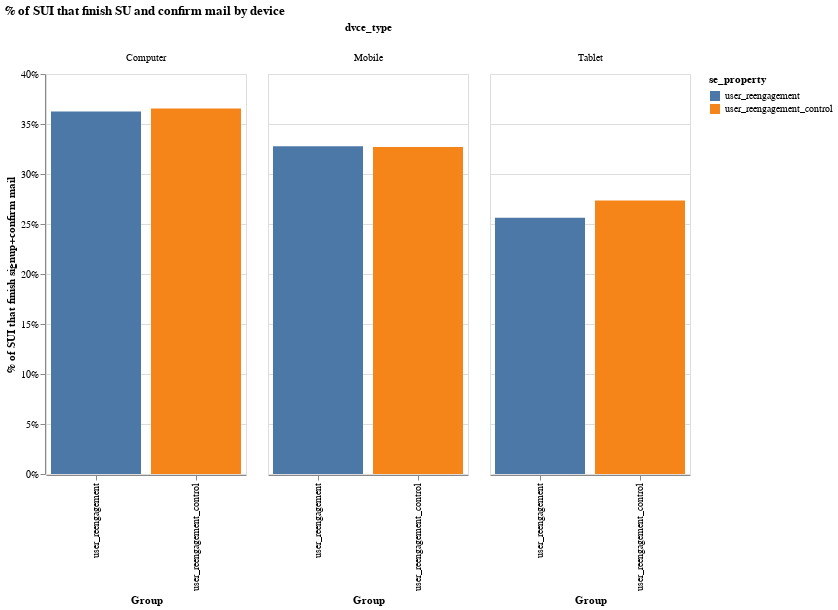

Notebook cell for this chart:
### Markdown cell above
Next, let's look at the source of the traffic. Mobile vs desktop. App vs browser etc.

### Code cell
df = pd.read_csv("user_reengagement.csv")

# go down to unique level for each event and keep only the first event for each user.
df["rn"] = (
    df.sort_values(["created"], ascending=[True]).groupby("rank_column").cumcount()
)
df = df.loc[df["rn"] == 0, :]

# drop samples before June 10th.
df["day"] = pd.to_datetime(df["created"]).dt.date
df = df.loc[df["day"] >= pd.to_datetime("2020-06-10"), :]
df = df.loc[df["day"] < pd.to_datetime(datetime.now()), :]

# drop users that were already customers.
df = df.loc[
    (pd.to_datetime(df["user_created"]) >= pd.to_datetime("2020-06-10"))
    | (df["user_created"].isna() == True),
    :,
]


# keep only first screen.
df = df.loc[df["step"] == "signup-start", :]

df["su_mail"] = 0
df.loc[
    (df["user_id"].isna() == False)
    & (df["email_confirmation_completed"].isna() == False),
    "su_mail",
] = 1

df.loc[df["country_group"] != "core", "country"] = "Other"

# check conversion.
df = (
    df.groupby(["se_property", "dvce_type", "rank_column"])["su_mail"]
    .agg("max")
    .reset_index()
)
df = df.groupby(["se_property", "dvce_type"])["su_mail"].agg("mean").reset_index()

alt.Chart(
    df.loc[df["dvce_type"].isin(["Computer", "Mobile", "Tablet"]), :]
).mark_bar().encode(
    x=alt.X("se_property:N", axis=alt.Axis(title="Group")),
    y=alt.Y(
        "su_mail:Q",
        axis=alt.Axis(title="% of SUI that finish signup+confirm mail", format="%"),
    ),
    column="dvce_type:N",
    color="se_property",
).properties(
    width=200, height=400, title="% of SUI that finish SU and confirm mail by device"
)

### Figure 1 — Vega-Lite specification as saved in the notebook (floating-point values rounded to 4 significant figures)
{"config": {"view": {"continuousWidth": 400, "continuousHeight": 300}}, "data": {"name": "data-f7128d190beeccd92a8aed7de5eb1850"}, "mark": "bar", "encoding": {"color": {"type": "nominal", "field": "se_property"}, "column": {"type": "nominal", "field": "dvce_type"}, "x": {"type": "nominal", "axis": {"title": "Group"}, "field": "se_property"}, "y": {"type": "quantitative", "axis": {"format": "%", "title": "% of SUI that finish signup+confirm mail"}, "field": "su_mail"}}, "height": 400, "title": "% of SUI that finish SU and confirm mail by device", "width": 200, "$schema": "https://vega.github.io/schema/vega-lite/v4.0.2.json", "datasets": {"data-f7128d190beeccd92a8aed7de5eb1850": [{"se_property": "user_reengagement", "dvce_type": "Computer", "su_mail": 0.3625}, {"se_property": "user_reengagement", "dvce_type": "Mobile", "su_mail": 0.3278}, {"se_property": "user_reengagement", "dvce_type": "Tablet", "su_mail": 0.2564}, {"se_property": "user_reengagement_control", "dvce_type": "Computer", "su_mail": 0.3656}, {"se_property": "user_reengagement_control", "dvce_type": "Mobile", "su_mail": 0.327}, {"se_property": "user_reengagement_control", "dvce_type": "Tablet", "su_mail": 0.2736}]}}
